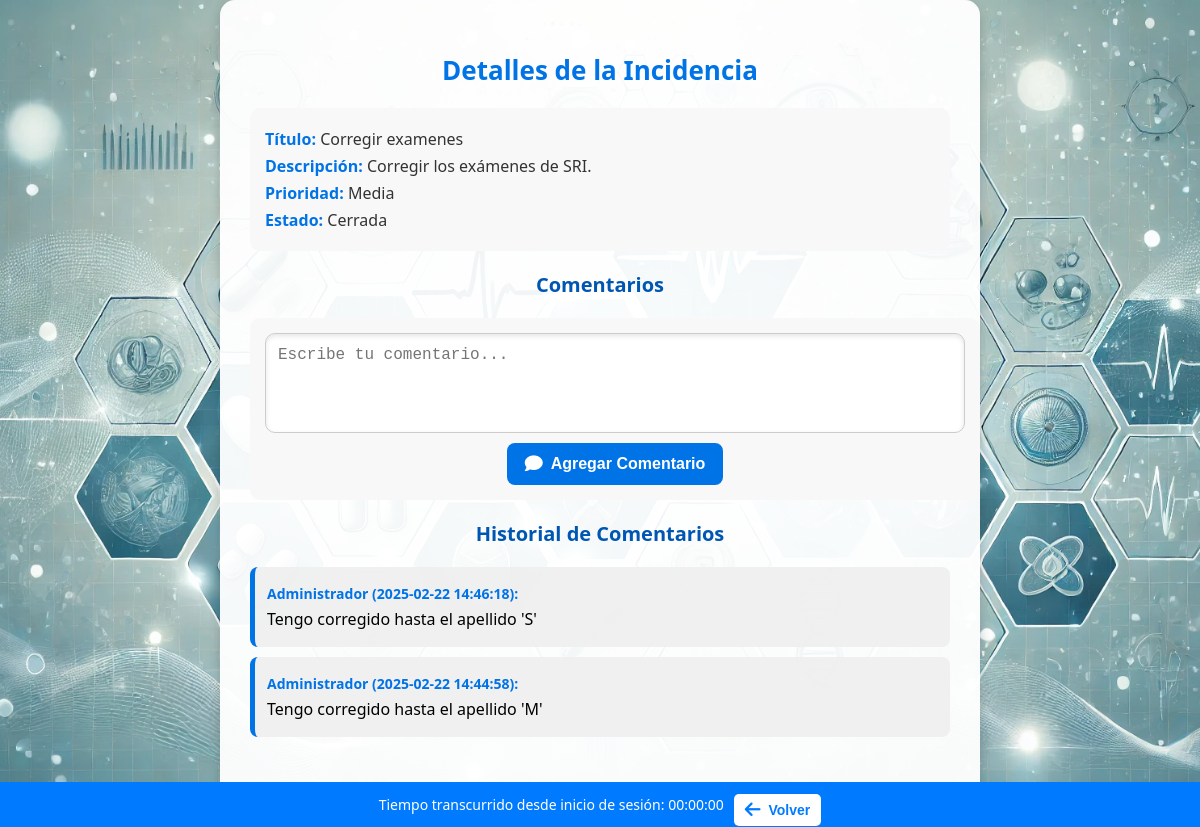
Screenshot of /Sanchez_Acuna_Ivan_Proyecto_IAW/ver_incidencia.php?id=61 (signed in) with the database file from the repository.
### tables this page shows
CREATE TABLE `INCIDENCIAS` (
  `ID_INCIDENCIA` int(5) NOT NULL,
  `TITULO` varchar(200) NOT NULL,
  `DESCRIPCION` text NOT NULL,
  `FECHA_CREACION` datetime NOT NULL DEFAULT current_timestamp(),
  `NIVEL_PRIORIDAD` enum('Baja','Media','Alta','Urgente') NOT NULL,
  `ESTADO` enum('Abierta','Cerrada') NOT NULL DEFAULT 'Abierta',
  `ID_PROVINCIA` int(5) NOT NULL,
  `ID` int(5) NOT NULL
);

CREATE TABLE `COMENTARIOS` (
  `ID_COMENTARIO` int(5) NOT NULL,
  `TEXTO` text NOT NULL,
  `FECHA_CREACION` datetime NOT NULL DEFAULT current_timestamp(),
  `ID_INCIDENCIA` int(5) NOT NULL,
  `ID` int(5) NOT NULL
);

CREATE TABLE `USUARIOS` (
  `ID` int(5) NOT NULL,
  `NOMBRE` varchar(100) NOT NULL,
  `CORREO` varchar(100) NOT NULL,
  `CONTRASENA` varchar(100) NOT NULL,
  `ADMIN` bit(1) NOT NULL DEFAULT b'0'
);

### Sanchez_Acuna_Ivan_Proyecto_IAW/control.php (called while the page is built, shortened)
<?php
$tiempo_transcurrido = time() - $_SESSION['session_start_time'];
$horas = floor($tiempo_transcurrido / 3600);
$minutos = floor(($tiempo_transcurrido % 3600) / 60);
$segundos = $tiempo_transcurrido % 60;
?>

### Sanchez_Acuna_Ivan_Proyecto_IAW/ver_incidencia.php (the view, shortened to what this page needs)
<?php
require 'db_connection.php';
require 'control.php';
$id_incidencia = isset($_GET['id']) ? intval($_GET['id']) : 0;
$sql = "SELECT * FROM INCIDENCIAS WHERE ID_INCIDENCIA = ?";
$stmt = $conn->prepare($sql);
$stmt->bind_param("i", $id_incidencia);
$stmt->execute();
$result = $stmt->get_result();
$incidencia = $result->fetch_assoc();
$sql_comentarios = "SELECT c.TEXTO, u.NOMBRE, c.FECHA_CREACION
                    FROM COMENTARIOS c
                    JOIN USUARIOS u ON c.ID = u.ID
                    WHERE c.ID_INCIDENCIA = ?
                    ORDER BY c.FECHA_CREACION DESC";
$stmt_comentarios = $conn->prepare($sql_comentarios);
$stmt_comentarios->bind_param("i", $id_incidencia);
$stmt_comentarios->execute();
$comentarios = $stmt_comentarios->get_result()->fetch_all(MYSQLI_ASSOC);
?>
<!DOCTYPE html>
<html lang="es">
<head>
    <link rel="stylesheet" href="css/ver.css">
    <link rel="stylesheet" href="https://cdnjs.cloudflare.com/ajax/libs/font-awesome/6.4.2/css/all.min.css">
</head>
<body>
    <div class="container">
        <h2>Detalles de la Incidencia</h2>
        <div class="details">
            <p><strong>Título:</strong> <?= htmlspecialchars($incidencia['TITULO']) ?></p>
            <p><strong>Descripción:</strong> <?= htmlspecialchars($incidencia['DESCRIPCION']) ?></p>
            <p><strong>Prioridad:</strong> <?= htmlspecialchars($incidencia['NIVEL_PRIORIDAD']) ?></p>
            <p><strong>Estado:</strong> <?= htmlspecialchars($incidencia['ESTADO']) ?></p>
        </div>
        <h3>Comentarios</h3>
        <form method="POST" novalidate>
            <textarea name="comentario" placeholder="Escribe tu comentario..." required minlength="5"></textarea>
            <button type="submit"><i class="fa-solid fa-comment"></i> Agregar Comentario</button>
        </form>
        <h3>Historial de Comentarios</h3>
        <div class="comments">
            <?php if (!empty($comentarios)): ?>
                <?php foreach ($comentarios as $comentario): ?>
                    <div class="comment-box">
                        <p><strong><?= htmlspecialchars($comentario['NOMBRE']) ?> (<?= htmlspecialchars($comentario['FECHA_CREACION']) ?>):</strong></p>
                        <p><?= htmlspecialchars($comentario['TEXTO']) ?></p>
                    </div>
                <?php endforeach; ?>
            <?php else: ?>
                <p>No hay comentarios aún.</p>
            <?php endif; ?>
        </div>
    </div>
    <div class="fixed-bar">
        <span>Tiempo transcurrido desde inicio de sesión: <?php printf("%02d:%02d:%02d", $horas, $minutos, $segundos); ?></span>
        <button type="button" onclick="window.location.href='listar_incidencias.php'">
            <i class="fa-solid fa-arrow-left"></i> Volver
        </button>
    </div>
</body>
</html>

### Sanchez_Acuna_Ivan_Proyecto_IAW/css/ver.css (style rules this page uses)
body { font-family: 'Segoe UI', Tahoma, Geneva, Verdana, sans-serif; background: url('background.webp') no-repeat center center fixed; background-size: cover; color: #333; margin: 0; padding: 0; display: flex; justify-content: center; align-items: center; min-height: 100vh; }
.container { max-width: 700px; width: 90%; background: rgba(255, 255, 255, 0.95); padding: 30px; border-radius: 15px; box-shadow: 0px 6px 12px rgba(0, 0, 0, 0.2); text-align: center; padding-bottom: 80px; }
h2 { color: #0073e6; font-size: 26px; font-weight: bold; margin-bottom: 20px; }
h3 { color: #0056b3; font-size: 20px; margin-top: 20px; }
.details { background: #f8f8f8; padding: 15px; border-radius: 10px; margin-bottom: 20px; text-align: left; }
.details p { font-size: 16px; margin: 5px 0; }
.details p strong { color: #0073e6; }
form { display: flex; flex-direction: column; align-items: center; background: #f8f8f8; padding: 15px; border-radius: 10px; margin-bottom: 20px; width: 100%; }
textarea { width: 100%; height: 100px; padding: 12px; border-radius: 10px; border: 1px solid #ccc; font-size: 16px; background: white; color: #333; resize: none; box-shadow: inset 0 2px 5px rgba(0, 0, 0, 0.1); }
button { background-color: #0073e6; color: white; border: none; padding: 12px 18px; font-size: 16px; cursor: pointer; border-radius: 8px; transition: background 0.3s ease; margin-top: 10px; font-weight: bold; display: flex; align-items: center; gap: 8px; }
button i { font-size: 18px; }
.comments { text-align: left; width: 100%; }
.comment-box { background: rgba(240, 240, 240, 0.95); padding: 12px; border-radius: 8px; margin: 10px 0; color: black; border-left: 5px solid #0073e6; font-size: 16px; }
.comment-box p { margin: 5px 0; }
.comment-box strong { color: #0073e6; font-size: 14px; }
.fixed-bar { display: flex; justify-content: center; align-items: center; background: #007BFF; padding: 10px 0; position: fixed; bottom: 0; left: 0; width: 100vw; height: 25px; gap: 10px; color: white; z-index: 1000; font-size: 14px; }
.fixed-bar button { background: white; color: #007BFF; border: none; padding: 7px 11px; cursor: pointer; font-size: 14px; border-radius: 5px; transition: background 0.3s ease; }

### rows the page displays
incidencias: TITULO "Corregir examenes", DESCRIPCION "Corregir los exámenes de SRI.", NIVEL_PRIORIDAD "Media", ESTADO "Cerrada"
comentarios: ID.NOMBRE "Administrador", FECHA_CREACION "2025-02-22 14:46:18", TEXTO "Tengo corregido hasta el apellido 'S'"
comentarios: ID.NOMBRE "Administrador", FECHA_CREACION "2025-02-22 14:44:58", TEXTO "Tengo corregido hasta el apellido 'M'"
